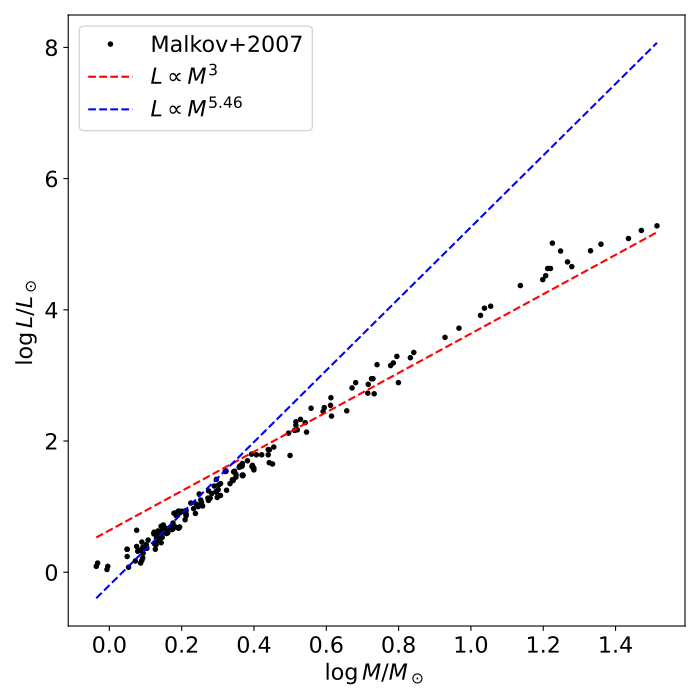

This figure's Python source:
import pandas as pd
import matplotlib.pyplot as plt
import matplotlib as mpl
import numpy as np
mpl.rcParams['xtick.labelsize'] = 16
mpl.rcParams['ytick.labelsize'] = 16
plt.rc("axes", labelsize=16) 

file = "ASTRO531/hw7/tableb2.dat"

df = pd.read_csv(file,delim_whitespace=True,comment='#',header=None)
mass = df[4] # already in solar masses
luminosity = df[10] # already in solar luminosities
print(df.head())

from scipy.optimize import curve_fit


mask = (mass > 0) & (luminosity > 0) & np.isfinite(mass) & np.isfinite(luminosity) & (np.log10(mass) > -0.2) 

mass_clean = mass[mask]
luminosity_clean = luminosity[mask]

lms = df[(np.log10(mass)<0.3) & (mask)]
ums = df[(np.log10(mass)>0.3) & (mask)]

def line_fit(x,a,b):
    return a*x+b
ums_fit = curve_fit(lambda x,b:line_fit(x,3,b),np.log10(ums[4]),(ums[10]))[0]
lms_fit = curve_fit(lambda x,b:line_fit(x,5.46,b),np.log10(lms[4]),(lms[10]))[0]

plt.figure(figsize=(7,7))
ax = plt.subplot(111)
x_fit = np.linspace(np.min(np.log10(mass_clean)),np.max(np.log10(mass_clean)),1000)
ax.plot(np.log10(mass_clean), (luminosity_clean), ls="None", marker=".", color="black", label="Malkov+2007")
ax.plot(x_fit, line_fit(x_fit,3,ums_fit[0]), ls="--", marker="None", color="red", label=r"$L\propto M^{3}$")
ax.plot(x_fit, line_fit(x_fit,5.46,lms_fit[0]), ls="--", marker="None", color="blue", label=r"$L\propto M^{5.46}$")
ax.set_ylabel(r"$\log L/L_\odot$")
ax.set_xlabel(r"$\log M/M_\odot$")
ax.legend(fontsize=16)
plt.tight_layout()
plt.savefig("ASTRO531/hw7/3b.pdf")
plt.show()
